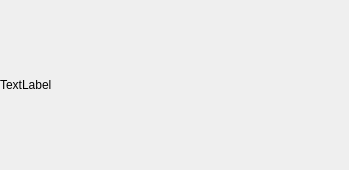
<?xml version="1.0" encoding="UTF-8"?>
<ui version="4.0">
 <class>DetailEditor_Renderer</class>
 <widget class="QWidget" name="DetailEditor_Renderer">
  <property name="geometry">
   <rect>
    <x>0</x>
    <y>0</y>
    <width>349</width>
    <height>170</height>
   </rect>
  </property>
  <property name="windowTitle">
   <string>Form</string>
  </property>
  <layout class="QVBoxLayout" name="verticalLayout_2" stretch="0">
   <property name="spacing">
    <number>0</number>
   </property>
   <property name="leftMargin">
    <number>0</number>
   </property>
   <property name="topMargin">
    <number>0</number>
   </property>
   <property name="rightMargin">
    <number>0</number>
   </property>
   <property name="bottomMargin">
    <number>0</number>
   </property>
   <item>
    <widget class="QLabel" name="DetailEditor_RendererName">
     <property name="text">
      <string>TextLabel</string>
     </property>
    </widget>
   </item>
  </layout>
 </widget>
 <resources/>
 <connections/>
</ui>
